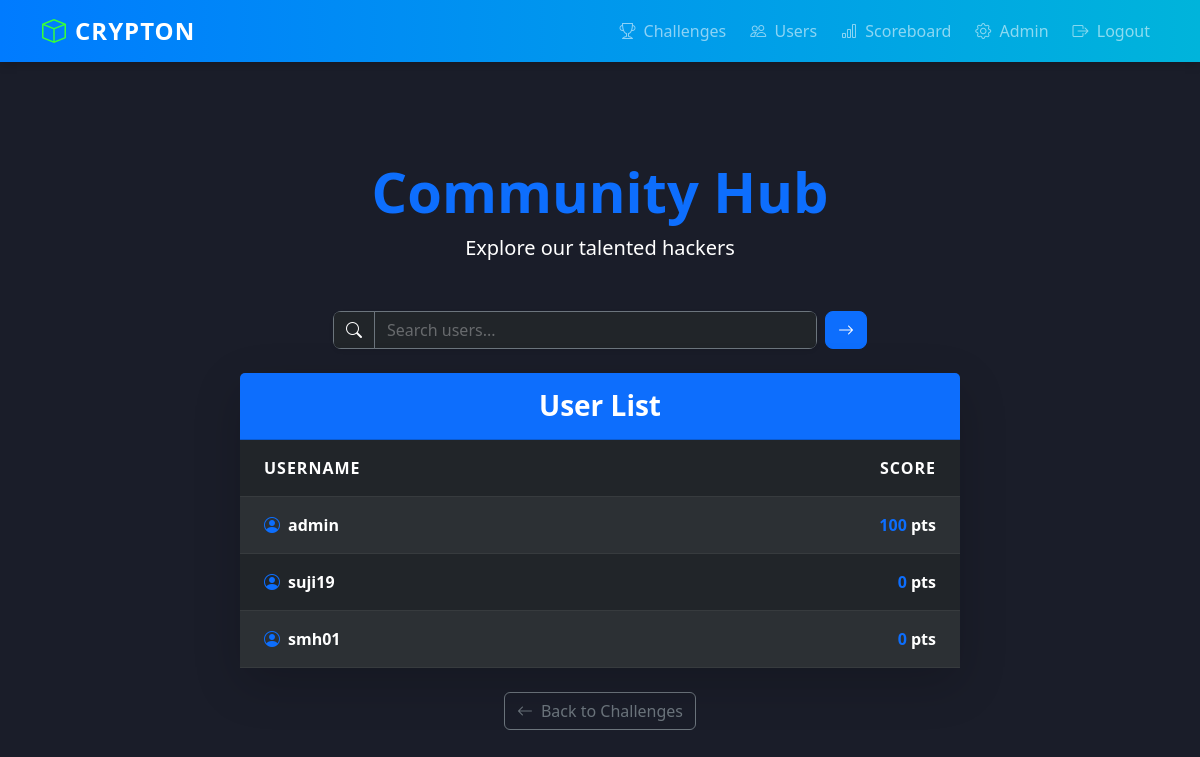
Page /users (signed in) on the earlier database version.
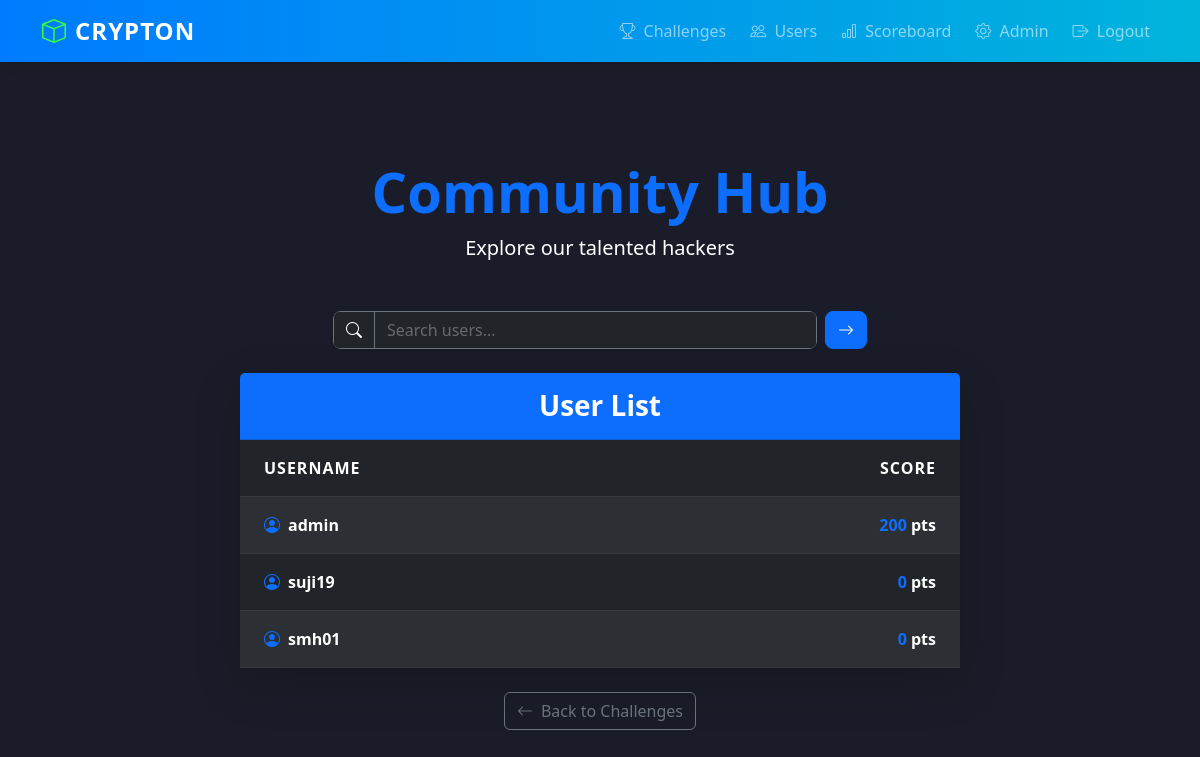
Same page on the later database version.
### models.py (models this page shows, shortened)
class User(db.Model, UserMixin):
    id = db.Column(db.Integer, primary_key=True)
    username = db.Column(db.String(50), unique=True, nullable=False)
    password_hash = db.Column(db.String(128), nullable=False)
    is_admin = db.Column(db.Boolean, default=False)
    score = db.Column(db.Integer, default=0)  # Track user score
    profile_visibility = db.Column(db.String(10), nullable=False, default="public")  # "public" or "private"

### routes.py (the view)
@main.route('/users')
@login_required
def users():
    search_query = request.args.get('search', '')
    if search_query:
        if current_user.is_admin:
            users = User.query.filter(User.username.ilike(f"%{search_query}%")).all()
        else:
            users = User.query.filter(User.username.ilike(f"%{search_query}%"), User.profile_visibility == "public").all()
    else:
        if current_user.is_admin:
            users = User.query.all()
        else:
            users = User.query.filter_by(profile_visibility="public").all()
    return render_template('users.html', users=users, search_query=search_query)

### app.py (called while the page is built)
@login_manager.user_loader
def load_user(user_id):
    return User.query.get(int(user_id))

### templates/users.html (shortened to what this page needs)
{% extends "base.html" %}
{% block content %}
<div class="container py-5">
    <div class="text-center mb-5">
        <h1 class="display-4 fw-bold text-primary mb-2">Community Hub</h1>
        <p class="text-white lead">Explore our talented hackers</p>
    </div>
    <div class="row justify-content-center mb-4">
        <div class="col-lg-6">
            <form method="GET" class="d-flex align-items-center gap-2">
                <div class="input-group shadow-sm">
                    <span class="input-group-text bg-dark border-secondary text-white">
                        <i class="bi bi-search"></i>
                    </span>
                    <input type="text" name="search" class="form-control bg-dark text-white border-secondary"
                           placeholder="Search users..." value="{{ search_query }}" style="color: white;"
                           aria-label="Search users">
                </div>
                <button type="submit" class="btn btn-primary fw-semibold">
                    <i class="bi bi-arrow-right"></i>
                </button>
            </form>
        </div>
    </div>
    <div class="row justify-content-center">
        <div class="col-lg-8">
            <div class="card shadow-lg border-0 bg-dark text-white">
                <div class="card-header bg-primary text-white text-center py-3">
                    <h3 class="mb-0 fw-bold">User List</h3>
                </div>
                <div class="card-body p-0">
                    <div class="table-responsive">
                        <table class="table table-dark table-striped mb-0">
                            <thead>
                                <tr class="bg-secondary">
                                    <th class="py-3 ps-4" style="width: 60%;">Username</th>
                                    <th class="py-3 pe-4 text-end" style="width: 40%;">Score</th>
                                </tr>
                            </thead>
                            <tbody>
                                {% for user in users %}
                                <tr class="user-row"
                                    data-bs-toggle="tooltip" data-bs-placement="top"
                                    title="{{ user.username }} - {{ user.score }} points">
                                    <td class="py-3 ps-4">
                                        <div class="d-flex align-items-center gap-2">
                                            <i class="bi bi-person-circle text-primary"></i>
                                            <span class="fw-semibold">{{ user.username }}</span>
                                        </div>
                                    </td>
                                    <td class="py-3 pe-4 text-end fw-semibold">
                                        <span class="text-primary">{{ user.score }}</span> pts
                                    </td>
                                </tr>
                                {% endfor %}
                            </tbody>
                        </table>
                    </div>
                </div>
            </div>
            <div class="mt-4 text-center">
                <a href="{{ url_for('main.dashboard') }}" class="btn btn-outline-secondary">
                    <i class="bi bi-arrow-left me-2"></i>Back to Challenges
                </a>
            </div>
        </div>
    </div>
</div>
{% endblock %}

### templates/base.html (shortened to what this page needs)
<!DOCTYPE html>
<html lang="en">
<head>
    <link href="https://cdn.jsdelivr.net/npm/bootstrap@5.3.0/dist/css/bootstrap.min.css" rel="stylesheet">
    <link href="https://cdn.jsdelivr.net/npm/bootstrap-icons@1.10.5/font/bootstrap-icons.css" rel="stylesheet">
</head>
<body>
    <nav class="navbar navbar-expand-lg navbar-dark">
        <div class="container">
            <a class="navbar-brand d-flex align-items-center gap-2" href="/">
                <i class="bi bi-box" style="color: rgb(56, 255, 56)"></i> CRYPTON
            </a>
            <div class="collapse navbar-collapse" id="navbarNav">
                <ul class="navbar-nav ms-auto gap-2">
                    {% if current_user.is_authenticated %}
                        <li class="nav-item">
                            <a class="nav-link" href="{{ url_for('main.dashboard') }}">
                                <i class="bi bi-trophy me-1"></i> Challenges
                            </a>
                        </li>
                        <li class="nav-item">
                            <a class="nav-link" href="{{ url_for('main.users') }}">
                                <i class="bi bi-people me-1"></i> Users
                            </a>
                        </li>
                        <li class="nav-item">
                            <a class="nav-link" href="{{ url_for('main.scoreboard') }}">
                                <i class="bi bi-bar-chart me-1"></i> Scoreboard
                            </a>
                        </li>
                        {% if current_user.is_admin %}
                            <li class="nav-item">
                                <a class="nav-link" href="{{ url_for('admin.admin_dashboard') }}">
                                    <i class="bi bi-gear me-1"></i> Admin
                                </a>
                            </li>
                        {% endif %}
                        <li class="nav-item">
                            <a class="nav-link" href="{{ url_for('auth.logout') }}">
                                <i class="bi bi-box-arrow-right me-1"></i> Logout
                            </a>
                        </li>
                    {% endif %}
                </ul>
            </div>
        </div>
    </nav>
    <div class="container mt-5">
        {% block content %}{% endblock %}
    </div>
</body>
</html>

### templates/base.html (style rules this page uses)
:root { --primary-gradient: linear-gradient(90deg, #007bff, #00b4db); --dark-bg: #1a1d29; }
body { background: var(--dark-bg); color: #ffffff; font-family: 'Segoe UI', Tahoma, Geneva, Verdana, sans-serif; }
.navbar { background: var(--primary-gradient) !important; box-shadow: 0 2px 10px rgba(0, 0, 0, 0.2); }
.navbar-brand { font-weight: 700; font-size: 1.5rem; letter-spacing: 1px; }
.nav-link { font-weight: 500; transition: color 0.3s ease; }

### templates/users.html (style rules this page uses)
.user-row { transition: background-color 0.3s ease; }
th { font-weight: 600; text-transform: uppercase; letter-spacing: 1px; }
.input-group { border-radius: 8px; overflow: hidden; }
.btn-primary { border-radius: 8px; }

Differences in the rows shown:
changed User "admin": score "100" → "200"
